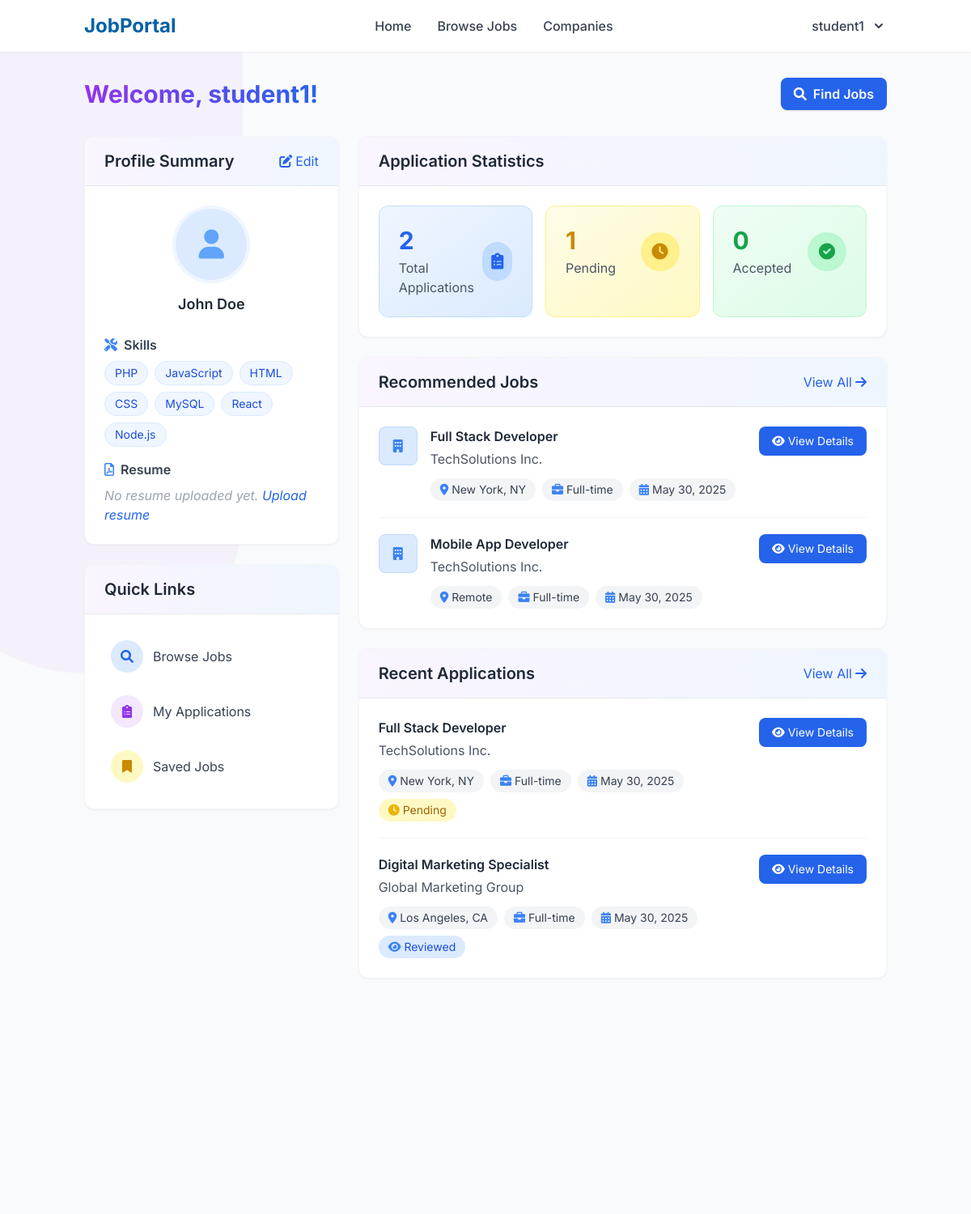
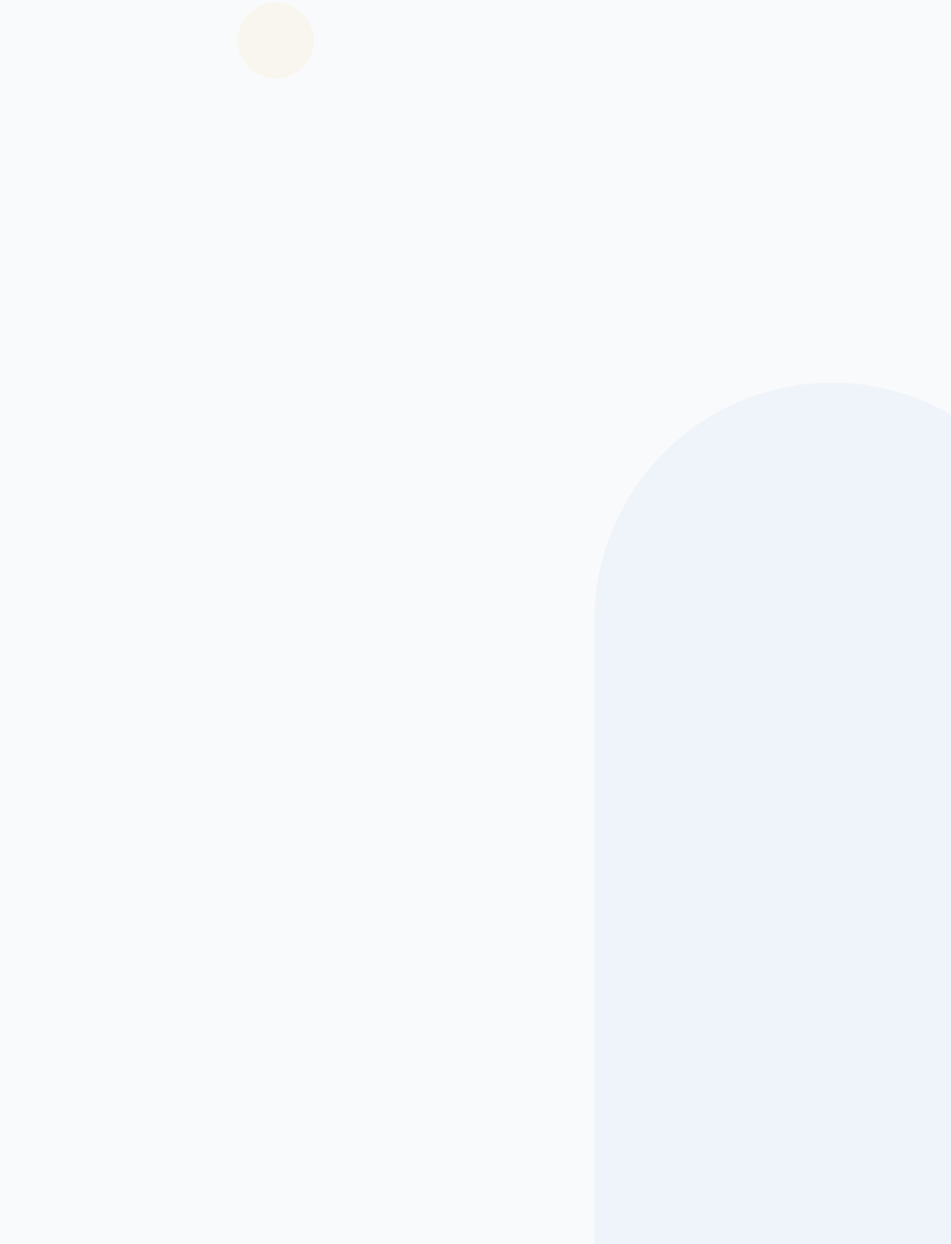
The app's page /student_dashboard.php (signed in) with its own data (2 pictures, top to bottom).
### tables this page shows
CREATE TABLE IF NOT EXISTS student_profiles (
    id INT NOT NULL PRIMARY KEY AUTO_INCREMENT,
    user_id INT NOT NULL,
    full_name VARCHAR(100) NOT NULL,
    phone VARCHAR(20),
    address TEXT,
    education TEXT,
    skills TEXT,
    experience TEXT,
    resume_path VARCHAR(255),
    profile_pic VARCHAR(255),
    FOREIGN KEY (user_id) REFERENCES users(id) ON DELETE CASCADE
);

CREATE TABLE IF NOT EXISTS jobs (
    id INT NOT NULL PRIMARY KEY AUTO_INCREMENT,
    recruiter_id INT NOT NULL,
    title VARCHAR(100) NOT NULL,
    description TEXT NOT NULL,
    requirements TEXT,
    location VARCHAR(100),
    job_type ENUM('full-time', 'part-time', 'contract', 'internship') NOT NULL,
    salary VARCHAR(50),
    posted_date TIMESTAMP DEFAULT CURRENT_TIMESTAMP,
    deadline DATE,
    status ENUM('open', 'closed') DEFAULT 'open',
    FOREIGN KEY (recruiter_id) REFERENCES users(id) ON DELETE CASCADE
);

CREATE TABLE IF NOT EXISTS company_profiles (
    id INT NOT NULL PRIMARY KEY AUTO_INCREMENT,
    user_id INT NOT NULL,
    company_name VARCHAR(100) NOT NULL,
    company_description TEXT,
    industry VARCHAR(100),
    website VARCHAR(255),
    location VARCHAR(100),
    logo_path VARCHAR(255),
    FOREIGN KEY (user_id) REFERENCES users(id) ON DELETE CASCADE
);

CREATE TABLE IF NOT EXISTS applications (
    id INT NOT NULL PRIMARY KEY AUTO_INCREMENT,
    job_id INT NOT NULL,
    student_id INT NOT NULL,
    application_date TIMESTAMP DEFAULT CURRENT_TIMESTAMP,
    status ENUM('pending', 'reviewed', 'accepted', 'rejected') DEFAULT 'pending',
    cover_letter TEXT,
    FOREIGN KEY (job_id) REFERENCES jobs(id) ON DELETE CASCADE,
    FOREIGN KEY (student_id) REFERENCES users(id) ON DELETE CASCADE
);

### student_dashboard.php (the view, shortened to what the rows shown need)
<?php
require_once 'includes/functions.php';
$profile = getStudentProfile($_SESSION['user_id']);
$sql = "SELECT a.*, j.title, j.location, j.job_type, c.company_name
        FROM applications a
        JOIN jobs j ON a.job_id = j.id
        JOIN company_profiles c ON j.recruiter_id = c.user_id
        WHERE a.student_id = ?
        ORDER BY a.application_date DESC
        LIMIT 5";
$stmt = mysqli_prepare($conn, $sql);
mysqli_stmt_bind_param($stmt, "i", $_SESSION['user_id']);
mysqli_stmt_execute($stmt);
$result = mysqli_stmt_get_result($stmt);
$recent_applications = mysqli_fetch_all($result, MYSQLI_ASSOC);
$recommended_jobs = [];
if ($profile && !empty($profile['skills'])) {
    $skills = explode(',', $profile['skills']);
    $skill_conditions = [];
    $params = [];
    $types = "";
    foreach ($skills as $skill) {
        $skill = trim($skill);
        if (!empty($skill)) {
            $skill_conditions[] = "j.description LIKE ? OR j.requirements LIKE ?";
            $params[] = "%$skill%";
            $params[] = "%$skill%";
            $types .= "ss";
        }
    }
    if (!empty($skill_conditions)) {
        $sql = "SELECT j.*, c.company_name, c.logo_path
                FROM jobs j
                JOIN company_profiles c ON j.recruiter_id = c.user_id
                WHERE j.status = 'open' AND (" . implode(' OR ', $skill_conditions) . ")
                ORDER BY j.posted_date DESC
                LIMIT 5";
        $stmt = mysqli_prepare($conn, $sql);
        if (!empty($params)) {
            mysqli_stmt_bind_param($stmt, $types, ...$params);
        }
        mysqli_stmt_execute($stmt);
        $result = mysqli_stmt_get_result($stmt);
        $recommended_jobs = mysqli_fetch_all($result, MYSQLI_ASSOC);
    }
}
include 'includes/header.php';
?>
<div class="bg-gray-50 py-8 min-h-screen relative overflow-hidden">
    <div class="container mx-auto px-4 relative z-10">
        <div class="flex items-center justify-between mb-8">
            <h1 class="text-3xl font-bold text-gray-800">
                <span class="bg-clip-text text-transparent bg-gradient-to-r from-purple-600 to-blue-600">
                </span>
            </h1>
        </div>
        <div class="grid grid-cols-1 lg:grid-cols-3 gap-6">
            <div class="lg:col-span-1">
                <div class="bg-white rounded-xl shadow-sm border border-gray-100 overflow-hidden mb-6 transition duration-300 hover:shadow-md">
                    <div class="bg-gradient-to-r from-purple-50 to-blue-50 px-6 py-4 flex justify-between items-center border-b">
                        <h2 class="text-xl font-semibold text-gray-800">Profile Summary</h2>
                    </div>
                    <div class="p-6">
                        <div class="flex flex-col items-center mb-6">
                            <?php if (!empty($profile['profile_pic'])): ?>
                                <img src="<?php echo $profile['profile_pic']; ?>" alt="Profile Picture" class="w-24 h-24 rounded-full object-cover mb-3 border-4 border-blue-100 shadow-sm">
                            <?php else: ?>
                                <div class="w-24 h-24 rounded-full bg-blue-100 flex items-center justify-center mb-3 border-4 border-blue-50">
                                    <i class="fas fa-user text-blue-400 text-4xl"></i>
                                </div>
                            <?php endif; ?>
                            <h3 class="text-lg font-semibold text-gray-800"><?php echo htmlspecialchars($profile['full_name'] ?? $_SESSION['username']); ?></h3>
                        </div>
                        <div class="space-y-4">
                            <div>
                                <?php if (!empty($profile['skills'])): ?>
                                    <div class="flex flex-wrap gap-2">
                                        <?php foreach (explode(',', $profile['skills']) as $skill): ?>
                                            <span class="bg-blue-50 text-blue-700 px-3 py-1 rounded-full text-sm border border-blue-100"><?php echo htmlspecialchars(trim($skill)); ?></span>
                                        <?php endforeach; ?>
                                    </div>
                                <?php else: ?>
                                    <p class="text-gray-400 italic">No skills added yet. <a href="student_profile.php" class="text-blue-600 hover:text-blue-800 transition duration-300">Add skills</a></p>
                                <?php endif; ?>
                            </div>
                        </div>
                    </div>
                </div>
                <div class="bg-white rounded-xl shadow-sm border border-gray-100 overflow-hidden transition duration-300 hover:shadow-md">
                    <div class="bg-gradient-to-r from-purple-50 to-blue-50 px-6 py-4 border-b">
                        <h2 class="text-xl font-semibold text-gray-800">Quick Links</h2>
                    </div>
                </div>
            </div>
            <div class="lg:col-span-2">
                <div class="bg-white rounded-xl shadow-sm border border-gray-100 overflow-hidden mb-6 transition duration-300 hover:shadow-md">
                    <div class="bg-gradient-to-r from-purple-50 to-blue-50 px-6 py-4 border-b">
                        <h2 class="text-xl font-semibold text-gray-800">Application Statistics</h2>
                    </div>
                </div>
                <div class="bg-white rounded-xl shadow-sm border border-gray-100 overflow-hidden mb-6 transition duration-300 hover:shadow-md">
                    <div class="bg-gradient-to-r from-purple-50 to-blue-50 px-6 py-4 flex justify-between items-center border-b">
                        <h2 class="text-xl font-semibold text-gray-800">Recommended Jobs</h2>
                    </div>
                    <div class="p-6">
                        <?php if (count($recommended_jobs) > 0): ?>
                            <div class="space-y-5">
                                <?php foreach ($recommended_jobs as $job): ?>
                                    <div class="border-b border-gray-100 pb-5 last:border-b-0 last:pb-0">
                                        <div class="flex flex-col md:flex-row md:justify-between md:items-start gap-4">
                                            <div class="flex items-start space-x-4">
                                                <?php if (!empty($job['logo_path'])): ?>
                                                    <img src="<?php echo $job['logo_path']; ?>" alt="Company Logo" class="w-12 h-12 rounded-lg object-contain border border-gray-200">
                                                <?php else: ?>
                                                    <div class="w-12 h-12 rounded-lg bg-blue-100 flex items-center justify-center border border-blue-200">
                                                        <i class="fas fa-building text-blue-500"></i>
                                                    </div>
                                                <?php endif; ?>
                                                <div>
                                                    <h3 class="font-semibold text-gray-800">
                                                        <a href="job_details.php?id=<?php echo $job['id']; ?>" class="hover:text-blue-600 transition duration-300"><?php echo htmlspecialchars($job['title']); ?></a>
                                                    </h3>
                                                    <p class="text-gray-600 mt-1"><?php echo htmlspecialchars($job['company_name']); ?></p>
                                                    <div class="flex flex-wrap gap-2 mt-3">
                                                        <span class="bg-gray-100 text-gray-700 px-3 py-1 rounded-full text-sm flex items-center">
                                                            <i class="fas fa-map-marker-alt mr-1 text-blue-500"></i> <?php echo htmlspecialchars($job['location']); ?>
                                                        </span>
                                                        <span class="bg-gray-100 text-gray-700 px-3 py-1 rounded-full text-sm flex items-center">
                                                            <i class="fas fa-briefcase mr-1 text-blue-500"></i> <?php echo htmlspecialchars(ucfirst($job['job_type'])); ?>
                                                        </span>
                                                        <span class="bg-gray-100 text-gray-700 px-3 py-1 rounded-full text-sm flex items-center">
                                                            <i class="fas fa-calendar-alt mr-1 text-blue-500"></i> <?php echo date('M d, Y', strtotime($job['posted_date'])); ?>
                                                        </span>
                                                    </div>
                                                </div>
                                            </div>
                                            <a href="job_details.php?id=<?php echo $job['id']; ?>" class="bg-blue-600 hover:bg-blue-700 text-white px-4 py-2 rounded-lg text-sm transition duration-300 flex items-center justify-center whitespace-nowrap">
                                                <i class="fas fa-eye mr-1"></i> View Details
                                            </a>
                                        </div>
                                    </div>
                                <?php endforeach; ?>
                            </div>
                        <?php endif; ?>
                    </div>
                </div>
                <div class="bg-white rounded-xl shadow-sm border border-gray-100 overflow-hidden transition duration-300 hover:shadow-md">
                    <div class="bg-gradient-to-r from-purple-50 to-blue-50 px-6 py-4 flex justify-between items-center border-b">
                        <h2 class="text-xl font-semibold text-gray-800">Recent Applications</h2>
                    </div>
                    <div class="p-6">
                        <?php if (count($recent_applications) > 0): ?>
                            <div class="space-y-5">
                                <?php foreach ($recent_applications as $application): ?>
                                    <div class="border-b border-gray-100 pb-5 last:border-b-0 last:pb-0">
                                        <div class="flex flex-col md:flex-row md:justify-between md:items-start gap-4">
                                            <div>
                                                <h3 class="font-semibold text-gray-800">
                                                    <a href="job_details.php?id=<?php echo $application['job_id']; ?>" class="hover:text-blue-600 transition duration-300"><?php echo htmlspecialchars($application['title']); ?></a>
                                                </h3>
                                                <p class="text-gray-600 mt-1"><?php echo htmlspecialchars($application['company_name']); ?></p>
                                                <div class="flex flex-wrap gap-2 mt-3">
                                                    <span class="bg-gray-100 text-gray-700 px-3 py-1 rounded-full text-sm flex items-center">
                                                        <i class="fas fa-map-marker-alt mr-1 text-blue-500"></i> <?php echo htmlspecialchars($application['location']); ?>
                                                    </span>
                                                    <span class="bg-gray-100 text-gray-700 px-3 py-1 rounded-full text-sm flex items-center">
                                                        <i class="fas fa-briefcase mr-1 text-blue-500"></i> <?php echo htmlspecialchars(ucfirst($application['job_type'])); ?>
                                                    </span>
                                                    <span class="bg-gray-100 text-gray-700 px-3 py-1 rounded-full text-sm flex items-center">
                                                        <i class="fas fa-calendar-alt mr-1 text-blue-500"></i> <?php echo date('M d, Y', strtotime($application['application_date'])); ?>
                                                    </span>
                                                    <?php
                                                    $status_class = '';
                                                    $status_bg = '';
                                                    $status_icon = '';
                                                    switch ($application['status']) {
                                                        case 'pending':
                                                            $status_class = 'text-yellow-700';
                                                            $status_bg = 'bg-yellow-100';
                                                            $status_icon = 'fas fa-clock text-yellow-500';
                                                            break;
                                                        case 'reviewed':
                                                            $status_class = 'text-blue-700';
                                                            $status_bg = 'bg-blue-100';
                                                            $status_icon = 'fas fa-eye text-blue-500';
                                                            break;
                                                    }
                                                    ?>
                                                    <span class="<?php echo $status_bg . ' ' . $status_class; ?> px-3 py-1 rounded-full text-sm flex items-center">
                                                        <i class="<?php echo $status_icon; ?> mr-1"></i> <?php echo ucfirst($application['status']); ?>
                                                    </span>
                                                </div>
                                            </div>
                                            <a href="application_details.php?id=<?php echo $application['id']; ?>" class="bg-blue-600 hover:bg-blue-700 text-white px-4 py-2 rounded-lg text-sm transition duration-300 flex items-center justify-center whitespace-nowrap">
                                                <i class="fas fa-eye mr-1"></i> View Details
                                            </a>
                                        </div>
                                    </div>
                                <?php endforeach; ?>
                            </div>
                        <?php endif; ?>
                    </div>
                </div>
            </div>
        </div>
    </div>
</div>
<?php include 'includes/footer.php'; ?>

### records on screen
student_profiles: full_name "John Doe", skills "PHP", skills "JavaScript", skills "HTML", skills "CSS", skills "MySQL", skills "React", skills "Node.js"
jobs: title "Full Stack Developer", company_profiles.company_name "TechSolutions Inc.", location "New York, NY", job_type "Full-time", posted_date "May 30, 2025"
jobs: title "Mobile App Developer", company_profiles.company_name "TechSolutions Inc.", location "Remote", job_type "Full-time", posted_date "May 30, 2025"
applications: job.title "Full Stack Developer", company_profiles.company_name "TechSolutions Inc.", job.location "New York, NY", job.job_type "Full-time", application_date "May 30, 2025", status "Pending"
applications: job.title "Digital Marketing Specialist", company_profiles.company_name "Global Marketing Group", job.location "Los Angeles, CA", job.job_type "Full-time", application_date "May 30, 2025", status "Reviewed"

### other values on screen
$_SESSION['username'] "student1"
$total_applications "2"
$pending_applications "1"
$accepted_applications "0"
